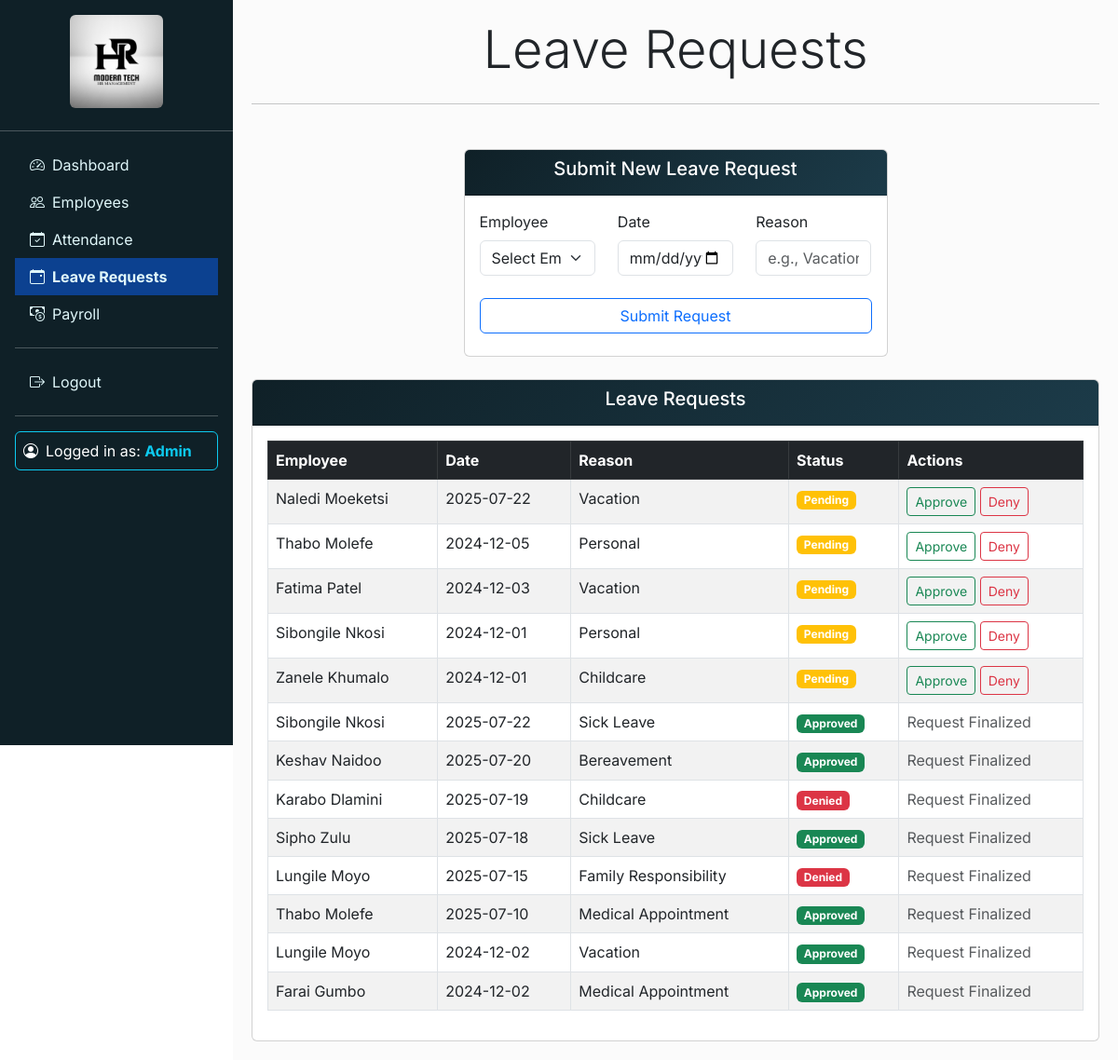
The app's page /leave.php (signed in) with its own data.
### tables this page shows
CREATE TABLE leave_requests (
    id INT AUTO_INCREMENT PRIMARY KEY,
    employee_id INT,
    date DATE,
    reason VARCHAR(255),
    status ENUM('Approved', 'Denied', 'Pending'),
    FOREIGN KEY (employee_id) REFERENCES employees(employee_id) ON DELETE CASCADE
);

CREATE TABLE employees (
    employee_id INT AUTO_INCREMENT PRIMARY KEY,
    name VARCHAR(100) NOT NULL,
    position VARCHAR(100),
    department VARCHAR(50),
    salary DECIMAL(10,2),
    employment_history TEXT,
    contact VARCHAR(100)
);

### leave.php (the view, shortened to what this page needs)
<?php
require_once 'db.php';
require_once 'header.php';
$employeeId = $_GET['employee_id'] ?? 0;
$employeeName = '';
if ($employeeId) {
    $sql = "SELECT l.*, e.name FROM leave_requests l
            JOIN employees e ON l.employee_id = e.employee_id
            WHERE l.employee_id = ?
            ORDER BY l.status = 'Pending' DESC, l.date DESC";
    $stmt = $pdo->prepare($sql);
    $stmt->execute([$employeeId]);
} else {
    $sql = "SELECT l.*, e.name FROM leave_requests l
            JOIN employees e ON l.employee_id = e.employee_id
            ORDER BY l.status = 'Pending' DESC, l.date DESC";
    $stmt = $pdo->query($sql);
}
$leaveRequests = $stmt->fetchAll(PDO::FETCH_ASSOC);
?>
<h2 class="text-center display-4 mb-4">Leave Requests <?php echo $employeeName ? "for $employeeName" : ''; ?></h2>
<hr class="mb-4">
<div class="row mt-5">
    <div class="col-md-12">
        <div class="card mb-4 w-50 mx-auto">
            <div class="card-header" style="background: linear-gradient(135deg, #0f2027, #1c3b49ff);">
                <h5 class="card-title text-center text-white">Submit New Leave Request</h5>
            </div>
            <div class="card-body">
                <form method="POST">
                    <div class="row">
                        <div class="col-md-4">
                            <div class="mb-3">
                                <label for="employee_id" class="form-label">Employee</label>
                                <select class="form-select" id="employee_id" name="employee_id" required <?php echo $employeeId ? 'disabled' : ''; ?>>
                                    <?php if ($employeeId): ?>
                                        <?php
                                        $selectedEmployee = $pdo->prepare("SELECT employee_id, name FROM employees WHERE employee_id = ?");
                                        $selectedEmployee->execute([$employeeId]);
                                        $employee = $selectedEmployee->fetch(PDO::FETCH_ASSOC);
                                        ?>
                                        <option value="<?php echo $employee['employee_id']; ?>"><?php echo htmlspecialchars($employee['name']); ?></option>
                                        <input type="hidden" name="employee_id" value="<?php echo $employeeId; ?>">
                                    <?php else: ?>
                                        <option value="">Select Employee</option>
                                    <?php endif; ?>
                                </select>
                            </div>
                        </div>
                        <div class="col-md-4">
                            <div class="mb-3">
                                <label for="date" class="form-label">Date</label>
                                <input type="date" class="form-control" id="date" name="date" required
                                       value="<?php echo $_POST['date'] ?? ''; ?>">
                            </div>
                        </div>
                        <div class="col-md-4">
                            <div class="mb-3">
                                <label for="reason" class="form-label">Reason</label>
                                <input type="text" class="form-control" id="reason" name="reason" required
                                       value="<?php echo $_POST['reason'] ?? ''; ?>" placeholder="e.g., Vacation, Sick Leave">
                            </div>
                        </div>
                    </div>
                    <div class="request-btn text-center my-2">
                    <button type="submit" name="submit_leave" class="btn btn-outline-primary w-100">Submit Request</button>
                </div>
                </form>
            </div>
        </div>
        <div class="card">
            <div class="card-header" style="background: linear-gradient(135deg, #0f2027, #1c3b49ff);">
                <h5 class="card-title text-center text-white">Leave Requests</h5>
            </div>
            <div class="card-body">
                <div class="table-responsive">
                    <table class="table table-striped table-bordered table-hover">
                        <thead>
                            <tr class="table-dark">
                                <?php if (!$employeeId): ?>
                                    <th>Employee</th>
                                <?php endif; ?>
                                <th>Date</th>
                                <th>Reason</th>
                                <th>Status</th>
                                <th>Actions</th>
                            </tr>
                        </thead>
                        <tbody>
                            <?php if (empty($leaveRequests)): ?>
                                <tr>
                                    <td colspan="<?php echo $employeeId ? 4 : 5; ?>" class="text-center">No leave requests found</td>
                                </tr>
                            <?php else: ?>
                                <?php foreach ($leaveRequests as $request): ?>
                                    <tr>
                                        <?php if (!$employeeId): ?>
                                            <td><?php echo htmlspecialchars($request['name']); ?></td>
                                        <?php endif; ?>
                                        <td><?php echo $request['date']; ?></td>
                                        <td><?php echo htmlspecialchars($request['reason']); ?></td>
                                        <td>
                                            <span class="badge bg-<?php
                                                echo $request['status'] == 'Approved' ? 'success' :
                                                     ($request['status'] == 'Denied' ? 'danger' : 'warning');
                                            ?>">
                                                <?php echo $request['status']; ?>
                                            </span>
                                        </td>
                                        <td>
                                            <?php if ($request['status'] == 'Pending'): ?>
                                                <form method="POST" style="display: inline;">
                                                    <button type="submit" name="status" value="Approved" class="btn btn-sm btn-outline-success">Approve</button>
                                                </form>
                                                <form method="POST" style="display: inline;">
                                                    <button type="submit" name="status" value="Denied" class="btn btn-sm btn-outline-danger">Deny</button>
                                                </form>
                                            <?php else: ?>
                                                <span class="text-muted">Request Finalized</span>
                                            <?php endif; ?>
                                        </td>
                                    </tr>
                                <?php endforeach; ?>
                            <?php endif; ?>
                        </tbody>
                    </table>
                </div>
            </div>
        </div>
    </div>
</div>
<?php require_once 'footer.php'; ?>

### header.php (style rules this page uses)
body { margin: 0; padding: 0; overflow-x: hidden; font-family: 'Inter', sans-serif; }

### records on screen
leave_requests: employee.name "Naledi Moeketsi", date "2025-07-22", reason "Vacation", status "Pending"
leave_requests: employee.name "Thabo Molefe", date "2024-12-05", reason "Personal", status "Pending"
leave_requests: employee.name "Fatima Patel", date "2024-12-03", reason "Vacation", status "Pending"
leave_requests: employee.name "Sibongile Nkosi", date "2024-12-01", reason "Personal", status "Pending"
leave_requests: employee.name "Zanele Khumalo", date "2024-12-01", reason "Childcare", status "Pending"
leave_requests: employee.name "Sibongile Nkosi", date "2025-07-22", reason "Sick Leave", status "Approved", shows "Request Finalized"
leave_requests: employee.name "Keshav Naidoo", date "2025-07-20", reason "Bereavement", status "Approved", shows "Request Finalized"
leave_requests: employee.name "Karabo Dlamini", date "2025-07-19", reason "Childcare", status "Denied", shows "Request Finalized"
leave_requests: employee.name "Sipho Zulu", date "2025-07-18", reason "Sick Leave", status "Approved", shows "Request Finalized"
leave_requests: employee.name "Lungile Moyo", date "2025-07-15", reason "Family Responsibility", status "Denied", shows "Request Finalized"
leave_requests: employee.name "Thabo Molefe", date "2025-07-10", reason "Medical Appointment", status "Approved", shows "Request Finalized"
leave_requests: employee.name "Lungile Moyo", date "2024-12-02", reason "Vacation", status "Approved", shows "Request Finalized"
leave_requests: employee.name "Farai Gumbo", date "2024-12-02", reason "Medical Appointment", status "Approved", shows "Request Finalized"
